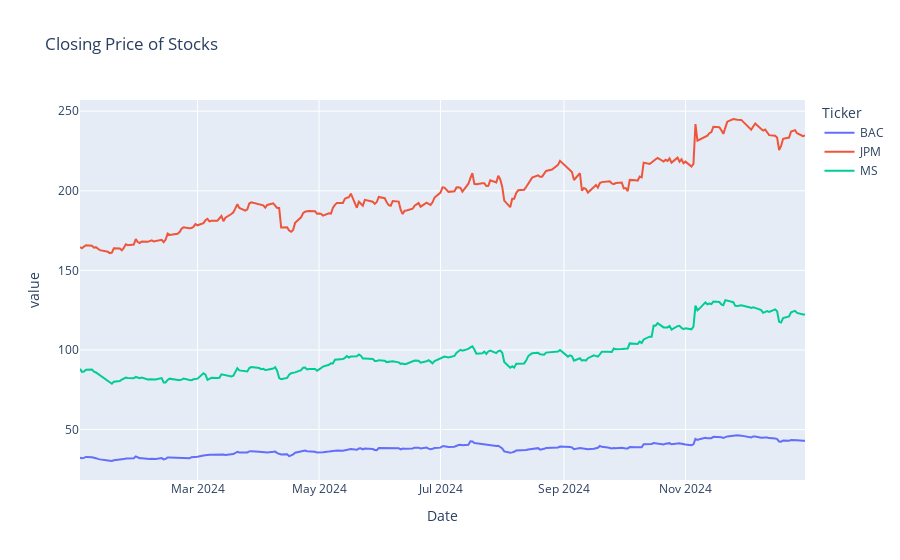

This figure's notebook cell:
### Code cell
px.line(data, title="Closing Price of Stocks").show()

### Figure 1 — Plotly figure (JSON) as saved in the notebook; plotly's stock layout.template omitted (floating-point values rounded to 4 significant figures; data arrays with more than 128 entries replaced by an {"elided": "..."} marker saying what was removed)
{"data": [{"hovertemplate": "Ticker=BAC<br>Date=%{x}<br>value=%{y}<extra></extra>", "legendgroup": "BAC", "line": {"color": "#636efa", "dash": "solid"}, "marker": {"symbol": "circle"}, "mode": "lines", "name": "BAC", "orientation": "v", "showlegend": true, "type": "scatter", "x": {"elided": "252 str values"}, "xaxis": "x", "y": {"elided": "252 float values"}, "yaxis": "y"}, {"hovertemplate": "Ticker=JPM<br>Date=%{x}<br>value=%{y}<extra></extra>", "legendgroup": "JPM", "line": {"color": "#EF553B", "dash": "solid"}, "marker": {"symbol": "circle"}, "mode": "lines", "name": "JPM", "orientation": "v", "showlegend": true, "type": "scatter", "x": {"elided": "252 str values"}, "xaxis": "x", "y": {"elided": "252 float values"}, "yaxis": "y"}, {"hovertemplate": "Ticker=MS<br>Date=%{x}<br>value=%{y}<extra></extra>", "legendgroup": "MS", "line": {"color": "#00cc96", "dash": "solid"}, "marker": {"symbol": "circle"}, "mode": "lines", "name": "MS", "orientation": "v", "showlegend": true, "type": "scatter", "x": {"elided": "252 str values"}, "xaxis": "x", "y": {"elided": "252 float values"}, "yaxis": "y"}], "layout": {"legend": {"title": {"text": "Ticker"}, "tracegroupgap": 0}, "title": {"text": "Closing Price of Stocks"}, "xaxis": {"anchor": "y", "domain": [0, 1], "title": {"text": "Date"}}, "yaxis": {"anchor": "x", "domain": [0, 1], "title": {"text": "value"}}}}
